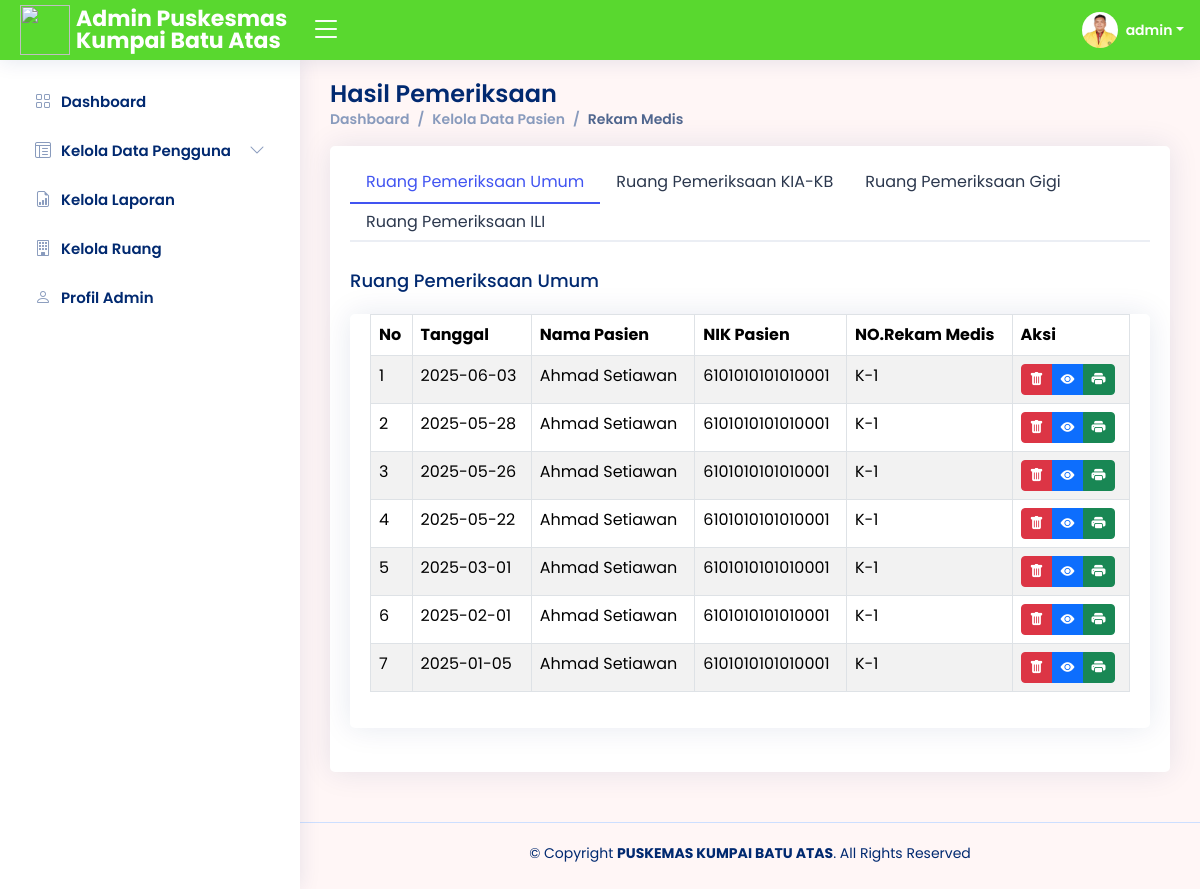
The page /adm/Kelola_Pasien/tabel-rm.php?rm=1 (signed in) on the database its author committed.
### tables this page shows
CREATE TABLE `rekam_medis` (
  `id_rm` bigint(20) NOT NULL,
  `id_ruang` bigint(20) NOT NULL,
  `nip_petugas` bigint(20) NOT NULL,
  `nik_pasien` bigint(20) NOT NULL,
  `tgl_pemeriksaan` date NOT NULL,
  `waktu_pemeriksaan` time NOT NULL DEFAULT current_timestamp(),
  `sakit` varchar(100) NOT NULL,
  `nyeri_telan` enum('','Ya','Tidak') NOT NULL,
  `demam` enum('','Ya','Tidak') NOT NULL,
  `batuk` enum('','Ya','Tidak') NOT NULL,
  `pilek` enum('','Ya','Tidak') NOT NULL,
  `tekanan_darah` varchar(100) NOT NULL,
  `nadi` varchar(100) NOT NULL,
  `siklus_nafas` varchar(100) NOT NULL,
  `suhu_badan` varchar(100) NOT NULL,
  `resiko_jatuh` enum('','Ya','Tidak') NOT NULL,
  `keterangan_screening` varchar(100) NOT NULL,
  `status_screening` varchar(50) DEFAULT 'Belum Diperiksa',
  `status_dokter` varchar(50) DEFAULT 'Belum Diperiksa',
  `nip_dokter` bigint(20) NOT NULL,
  `ICD_10` varchar(50) NOT NULL,
  `nama_penyakit` varchar(100) NOT NULL,
  `keterangan_hasil` varchar(200) NOT NULL,
  `umur` int(10) NOT NULL
);

CREATE TABLE `pasien` (
  `nik_pasien` bigint(20) NOT NULL,
  `bpjs` varchar(50) NOT NULL,
  `rm` int(10) NOT NULL,
  `nama_pasien` varchar(100) NOT NULL,
  `foto_pasien` text DEFAULT 'default.png',
  `jk_pasien` enum('','Laki-Laki','Perempuan') NOT NULL,
  `agama_pasien` enum('','Islam','Kristen','Katolik','Hindu','Buddha','Khonghucu') NOT NULL,
  `status_pernikahan_pasien` enum('','Sudah Menikah','Belum Menikah','Janda/Duda') NOT NULL,
  `alamat_pasien` varchar(100) NOT NULL,
  `no_hp_pasien` varchar(50) NOT NULL,
  `password_pasien` varchar(50) NOT NULL,
  `pekerjaan_pasien` varchar(100) NOT NULL,
  `riwayat_alergi_pasien` varchar(100) NOT NULL,
  `tinggi_badan` varchar(10) NOT NULL,
  `lingkar_perut` varchar(10) NOT NULL,
  `lingkar_kepala` varchar(10) NOT NULL,
  `lingkar_dada` varchar(10) NOT NULL,
  `berat_badan` varchar(10) NOT NULL,
  `tempat_lahir_pasien` varchar(50) NOT NULL,
  `tgl_lahir_pasien` date NOT NULL
);

### adm/Kelola_Pasien/umum.php (the view, shortened to what this page needs)
<div class="tab-pane fade show active profile-1" id="profile-1">
    <h5 class="card-title">Ruang Pemeriksaan Umum</h5>
    <div class="card mb-4">
        <div class="card-body">
            <div class="table-responsive">
                <table class="table datatable table-striped table-bordered" id="dataTable" width="100%" cellspacing="0">
                    <thead>
                        <tr>
                            <th>No</th>
                            <th>Tanggal</th>
                            <th>Nama Pasien</th>
                            <th>NIK Pasien</th>
                            <th>NO.Rekam Medis</th>
                            <th>Aksi</th>
                        </tr>
                    </thead>
                    <tbody>
                        <?php
                        $ambilsemuahasil = mysqli_query($conn, "SELECT * FROM rekam_medis a left join ruang c on a.id_ruang=c.id_ruang
                        left join pasien d on a.nik_pasien=d.nik_pasien
                        left join dokter e on a.nip_dokter=e.nip_dokter
                        WHERE rm = '$detail' and a.id_ruang='1' ORDER BY id_rm DESC");
                        $i = 1;
                        while ($data = mysqli_fetch_array($ambilsemuahasil)) {
                            $id_rm = $data['id_rm'];
                            $nik_pasien  = $data['nik_pasien'];
                            $tgl_pemeriksaan = $data['tgl_pemeriksaan'];
                            $nama_pasien = $data['nama_pasien'];
                            $rm = $data['rm'];
                        ?>
                            <tr>
                                <td><?= $i++; ?></td>
                                <td><?= $tgl_pemeriksaan; ?></td>
                                <td><?= $nama_pasien; ?></td>
                                <td><?= $nik_pasien; ?></td>
                                <td>K-<?= $rm; ?></td>
                                <td>
                                    <div class="btn-group" role="group" aria-label="Basic example">
                                        <button type="button" class="btn btn-danger btn-sm" data-bs-toggle="modal" data-bs-target="#hapushasil<?= $id_rm; ?>"><i class=" bi bi-trash-fill"></i></button>
                                        <a type="button" class="btn btn-primary btn-sm" href="detail-hp.php?id_rm=<?php echo $data["id_rm"]; ?>"><i class=" bi bi-eye-fill"></i></a>
                                        <a type="button" class="btn btn-success btn-sm" href="../../cetak/cetak-hp.php?id_rm=<?php echo $data["id_rm"]; ?>"><i class=" bi bi-printer-fill"></i></a>
                                    </div>
                                </td>
                            </tr>
                        <?php
                        }
                        ?>
                    </tbody>
                </table>
            </div>
        </div>
    </div>
</div>

### adm/header.php (shortened to what this page needs)
<?php
include "../../koneksi.php";
?>
<header id="header" class="header fixed-top d-flex align-items-center">
  <div class="d-flex align-items-center justify-content-between">
    <a href="index.php" class="logo d-flex align-items-center">
      <img src="../img/logo_pkm.jpg" width="50" height="50">
      <span class="d-none d-lg-block">Admin Puskesmas Kumpai Batu Atas</span>
    </a>
    <i class="bi bi-list toggle-sidebar-btn collapsed"></i>
  </div>
  <nav class="header-nav ms-auto">
    <?php
    $id_adm = $_SESSION['admin_id'];
    $tampiladmin = mysqli_query($conn, "SELECT * FROM admin WHERE id_admin='$id_adm'");
    while ($data = mysqli_fetch_array($tampiladmin)) :
    ?>
      <ul class="d-flex align-items-center">
        <li class="nav-item dropdown pe-3">
          <a class="nav-link nav-profile d-flex align-items-center pe-0" href="#" data-bs-toggle="dropdown">
            <img src="../Profil_Admin/img/<?php echo $data['foto_admin']; ?>" alt="<?php echo $data['foto_admin']; ?>" class="rounded-circle">
            <span class="d-none d-md-block dropdown-toggle ps-2"><?php echo $data['username_admin']; ?></span>
          </a>
        </li>
      </ul>
    <?php
    endwhile;
    ?>
  </nav>
</header>

### adm/assets/css/style5.css (style rules this page uses)
:root { scroll-behavior: smooth; }
body { font-family: "Open Sans", sans-serif; background: #fff6f6; color: #444444; }
a { color: #4154f1; text-decoration: none; }
h1, h2, h3, h4, h5, h6 { font-family: "Nunito", sans-serif; }
.card { margin-bottom: 30px; border: none; border-radius: 5px; box-shadow: 0px 0 30px rgba(1, 41, 112, 0.1); }
.card-title { padding: 20px 0 15px 0; font-size: 18px; font-weight: 500; color: #012970; font-family: "Poppins", sans-serif; }
.card-body { padding: 0 20px 20px 20px; }
.logo { line-height: 1; }
@media (min-width: 1200px) { .logo { width: 280px; } }
.logo img { margin-right: 6px; }
.logo span { font-size: 22px; font-weight: 700; color: #ffffff; font-family: "Nunito", sans-serif; }
.header { transition: all 0.5s; z-index: 997; height: 60px; box-shadow: 0px 2px 20px rgba(1, 41, 112, 0.1); background-color: #59d82f; padding-left: 20px; }
.header .toggle-sidebar-btn { font-size: 32px; padding-left: 10px; cursor: pointer; color: #ffffff; }
.header-nav ul { list-style: none; }
.header-nav>ul { margin: 0; padding: 0; }
.header-nav .nav-profile { color: #ffffff; }
.header-nav .nav-profile img { max-height: 36px; }
.header-nav .nav-profile span { font-size: 14px; font-weight: 600; }
body, h1, h2, h3, h4, h5, h6, p, a, span, td, th, label, input, button, select, .breadcrumb, .card-title, .card-text { font-family: 'Poppins', sans-serif !important; }

### rows shown on the page
rekam_medis: tgl_pemeriksaan "2025-06-03", pasien.nama_pasien "Ahmad Setiawan", pasien.nik_pasien "6101010101010001", pasien.rm "1"
rekam_medis: tgl_pemeriksaan "2025-05-28", pasien.nama_pasien "Ahmad Setiawan", pasien.nik_pasien "6101010101010001", pasien.rm "1"
rekam_medis: tgl_pemeriksaan "2025-05-26", pasien.nama_pasien "Ahmad Setiawan", pasien.nik_pasien "6101010101010001", pasien.rm "1"
rekam_medis: tgl_pemeriksaan "2025-05-22", pasien.nama_pasien "Ahmad Setiawan", pasien.nik_pasien "6101010101010001", pasien.rm "1"
rekam_medis: tgl_pemeriksaan "2025-03-01", pasien.nama_pasien "Ahmad Setiawan", pasien.nik_pasien "6101010101010001", pasien.rm "1"
rekam_medis: tgl_pemeriksaan "2025-02-01", pasien.nama_pasien "Ahmad Setiawan", pasien.nik_pasien "6101010101010001", pasien.rm "1"
rekam_medis: tgl_pemeriksaan "2025-01-05", pasien.nama_pasien "Ahmad Setiawan", pasien.nik_pasien "6101010101010001", pasien.rm "1"

### other values the page prints
$data['username_admin'] "admin"
